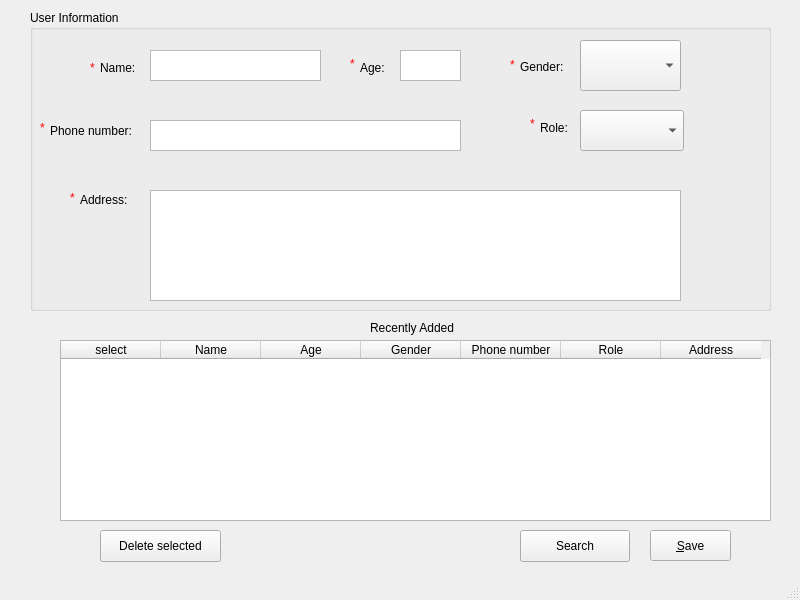
<?xml version="1.0" encoding="UTF-8"?>
<ui version="4.0">
 <class>MainWindow</class>
 <widget class="QMainWindow" name="MainWindow">
  <property name="geometry">
   <rect>
    <x>0</x>
    <y>0</y>
    <width>800</width>
    <height>600</height>
   </rect>
  </property>
  <property name="windowTitle">
   <string>MainWindow</string>
  </property>
  <property name="toolTip">
   <string extracomment="Ctrl + S"/>
  </property>
  <property name="toolTipDuration">
   <number>3</number>
  </property>
  <property name="statusTip">
   <string notr="true"/>
  </property>
  <property name="toolButtonStyle">
   <enum>Qt::ToolButtonTextOnly</enum>
  </property>
  <widget class="QWidget" name="centralwidget">
   <widget class="QPushButton" name="savebox">
    <property name="geometry">
     <rect>
      <x>650</x>
      <y>530</y>
      <width>81</width>
      <height>31</height>
     </rect>
    </property>
    <property name="focusPolicy">
     <enum>Qt::StrongFocus</enum>
    </property>
    <property name="toolTip">
     <string/>
    </property>
    <property name="toolTipDuration">
     <number>-1</number>
    </property>
    <property name="text">
     <string>&amp;Save</string>
    </property>
   </widget>
   <widget class="QPushButton" name="searchbox">
    <property name="geometry">
     <rect>
      <x>520</x>
      <y>530</y>
      <width>110</width>
      <height>32</height>
     </rect>
    </property>
    <property name="focusPolicy">
     <enum>Qt::StrongFocus</enum>
    </property>
    <property name="text">
     <string>Search</string>
    </property>
   </widget>
   <widget class="QLabel" name="label_7">
    <property name="geometry">
     <rect>
      <x>370</x>
      <y>320</y>
      <width>111</width>
      <height>16</height>
     </rect>
    </property>
    <property name="text">
     <string>Recently Added</string>
    </property>
   </widget>
   <widget class="QTableWidget" name="lastfivebox">
    <property name="geometry">
     <rect>
      <x>60</x>
      <y>340</y>
      <width>711</width>
      <height>181</height>
     </rect>
    </property>
    <property name="editTriggers">
     <set>QAbstractItemView::NoEditTriggers</set>
    </property>
    <property name="tabKeyNavigation">
     <bool>false</bool>
    </property>
    <column>
     <property name="text">
      <string>select</string>
     </property>
    </column>
    <column>
     <property name="text">
      <string>Name</string>
     </property>
    </column>
    <column>
     <property name="text">
      <string>Age</string>
     </property>
    </column>
    <column>
     <property name="text">
      <string>Gender</string>
     </property>
    </column>
    <column>
     <property name="text">
      <string>Phone number</string>
     </property>
    </column>
    <column>
     <property name="text">
      <string>Role</string>
     </property>
    </column>
    <column>
     <property name="text">
      <string>Address</string>
     </property>
    </column>
   </widget>
   <widget class="QGroupBox" name="groupBox">
    <property name="geometry">
     <rect>
      <x>30</x>
      <y>10</y>
      <width>741</width>
      <height>301</height>
     </rect>
    </property>
    <property name="font">
     <font>
      <family>Arial</family>
     </font>
    </property>
    <property name="title">
     <string>User Information</string>
    </property>
    <property name="flat">
     <bool>false</bool>
    </property>
    <widget class="QLabel" name="label_4">
     <property name="geometry">
      <rect>
       <x>20</x>
       <y>110</y>
       <width>91</width>
       <height>21</height>
      </rect>
     </property>
     <property name="text">
      <string>Phone number:</string>
     </property>
    </widget>
    <widget class="QTextEdit" name="phonenumberbox">
     <property name="geometry">
      <rect>
       <x>120</x>
       <y>110</y>
       <width>311</width>
       <height>31</height>
      </rect>
     </property>
    </widget>
    <widget class="QLabel" name="label_3">
     <property name="geometry">
      <rect>
       <x>490</x>
       <y>50</y>
       <width>56</width>
       <height>13</height>
      </rect>
     </property>
     <property name="text">
      <string>Gender:</string>
     </property>
    </widget>
    <widget class="QComboBox" name="genderbox">
     <property name="geometry">
      <rect>
       <x>550</x>
       <y>30</y>
       <width>101</width>
       <height>51</height>
      </rect>
     </property>
     <property name="focusPolicy">
      <enum>Qt::StrongFocus</enum>
     </property>
     <property name="autoFillBackground">
      <bool>false</bool>
     </property>
     <property name="frame">
      <bool>true</bool>
     </property>
     <item>
      <property name="text">
       <string/>
      </property>
     </item>
     <item>
      <property name="text">
       <string>Male</string>
      </property>
     </item>
     <item>
      <property name="text">
       <string>Female</string>
      </property>
     </item>
     <item>
      <property name="text">
       <string>Others</string>
      </property>
     </item>
     <item>
      <property name="text">
       <string>Do not have</string>
      </property>
     </item>
    </widget>
    <widget class="QComboBox" name="rolebox">
     <property name="geometry">
      <rect>
       <x>550</x>
       <y>100</y>
       <width>104</width>
       <height>41</height>
      </rect>
     </property>
     <property name="focusPolicy">
      <enum>Qt::StrongFocus</enum>
     </property>
     <item>
      <property name="text">
       <string/>
      </property>
     </item>
     <item>
      <property name="text">
       <string>student</string>
      </property>
     </item>
     <item>
      <property name="text">
       <string>teacher</string>
      </property>
     </item>
     <item>
      <property name="text">
       <string>other staff</string>
      </property>
     </item>
     <item>
      <property name="text">
       <string>visitor</string>
      </property>
     </item>
    </widget>
    <widget class="QLabel" name="label_6">
     <property name="geometry">
      <rect>
       <x>50</x>
       <y>180</y>
       <width>56</width>
       <height>20</height>
      </rect>
     </property>
     <property name="text">
      <string>Address:</string>
     </property>
    </widget>
    <widget class="QLabel" name="label">
     <property name="geometry">
      <rect>
       <x>70</x>
       <y>50</y>
       <width>61</width>
       <height>16</height>
      </rect>
     </property>
     <property name="text">
      <string>Name:</string>
     </property>
    </widget>
    <widget class="QTextEdit" name="namebox">
     <property name="geometry">
      <rect>
       <x>120</x>
       <y>40</y>
       <width>171</width>
       <height>31</height>
      </rect>
     </property>
     <property name="focusPolicy">
      <enum>Qt::StrongFocus</enum>
     </property>
    </widget>
    <widget class="QTextEdit" name="agebox">
     <property name="enabled">
      <bool>true</bool>
     </property>
     <property name="geometry">
      <rect>
       <x>370</x>
       <y>40</y>
       <width>61</width>
       <height>31</height>
      </rect>
     </property>
     <property name="focusPolicy">
      <enum>Qt::StrongFocus</enum>
     </property>
    </widget>
    <widget class="QTextEdit" name="addressbox">
     <property name="geometry">
      <rect>
       <x>120</x>
       <y>180</y>
       <width>531</width>
       <height>111</height>
      </rect>
     </property>
    </widget>
    <widget class="QLabel" name="label_2">
     <property name="geometry">
      <rect>
       <x>330</x>
       <y>50</y>
       <width>31</width>
       <height>16</height>
      </rect>
     </property>
     <property name="text">
      <string>Age:</string>
     </property>
    </widget>
    <widget class="QLabel" name="label_5">
     <property name="geometry">
      <rect>
       <x>510</x>
       <y>110</y>
       <width>41</width>
       <height>16</height>
      </rect>
     </property>
     <property name="text">
      <string>Role:</string>
     </property>
    </widget>
    <widget class="QLabel" name="label_8">
     <property name="geometry">
      <rect>
       <x>60</x>
       <y>50</y>
       <width>21</width>
       <height>16</height>
      </rect>
     </property>
     <property name="font">
      <font>
       <family>Arial</family>
       <weight>50</weight>
       <bold>false</bold>
      </font>
     </property>
     <property name="text">
      <string>&lt;html&gt;&lt;head/&gt;&lt;body&gt;&lt;p&gt;&lt;span style=&quot; color:#fc0107;&quot;&gt;*&lt;/span&gt;&lt;/p&gt;&lt;/body&gt;&lt;/html&gt;</string>
     </property>
    </widget>
    <widget class="QLabel" name="label_9">
     <property name="geometry">
      <rect>
       <x>320</x>
       <y>39</y>
       <width>20</width>
       <height>31</height>
      </rect>
     </property>
     <property name="font">
      <font>
       <family>Arial</family>
       <weight>50</weight>
       <bold>false</bold>
      </font>
     </property>
     <property name="text">
      <string>&lt;html&gt;&lt;head/&gt;&lt;body&gt;&lt;p&gt;&lt;span style=&quot; color:#fc0107;&quot;&gt;*&lt;/span&gt;&lt;/p&gt;&lt;/body&gt;&lt;/html&gt;</string>
     </property>
    </widget>
    <widget class="QLabel" name="label_10">
     <property name="geometry">
      <rect>
       <x>480</x>
       <y>45</y>
       <width>21</width>
       <height>21</height>
      </rect>
     </property>
     <property name="font">
      <font>
       <family>Arial</family>
       <weight>50</weight>
       <bold>false</bold>
      </font>
     </property>
     <property name="text">
      <string>&lt;html&gt;&lt;head/&gt;&lt;body&gt;&lt;p&gt;&lt;span style=&quot; color:#fc0107;&quot;&gt;*&lt;/span&gt;&lt;/p&gt;&lt;/body&gt;&lt;/html&gt;</string>
     </property>
    </widget>
    <widget class="QLabel" name="label_11">
     <property name="geometry">
      <rect>
       <x>10</x>
       <y>110</y>
       <width>21</width>
       <height>16</height>
      </rect>
     </property>
     <property name="font">
      <font>
       <family>Arial</family>
       <weight>50</weight>
       <bold>false</bold>
      </font>
     </property>
     <property name="text">
      <string>&lt;html&gt;&lt;head/&gt;&lt;body&gt;&lt;p&gt;&lt;span style=&quot; color:#fc0107;&quot;&gt;*&lt;/span&gt;&lt;/p&gt;&lt;/body&gt;&lt;/html&gt;</string>
     </property>
    </widget>
    <widget class="QLabel" name="label_12">
     <property name="geometry">
      <rect>
       <x>500</x>
       <y>99</y>
       <width>21</width>
       <height>31</height>
      </rect>
     </property>
     <property name="font">
      <font>
       <family>Arial</family>
       <weight>50</weight>
       <bold>false</bold>
      </font>
     </property>
     <property name="text">
      <string>&lt;html&gt;&lt;head/&gt;&lt;body&gt;&lt;p&gt;&lt;span style=&quot; color:#fc0107;&quot;&gt;*&lt;/span&gt;&lt;/p&gt;&lt;/body&gt;&lt;/html&gt;</string>
     </property>
    </widget>
    <widget class="QLabel" name="label_13">
     <property name="geometry">
      <rect>
       <x>40</x>
       <y>180</y>
       <width>21</width>
       <height>16</height>
      </rect>
     </property>
     <property name="font">
      <font>
       <family>Arial</family>
       <weight>50</weight>
       <bold>false</bold>
      </font>
     </property>
     <property name="text">
      <string>&lt;html&gt;&lt;head/&gt;&lt;body&gt;&lt;p&gt;&lt;span style=&quot; color:#fc0107;&quot;&gt;*&lt;/span&gt;&lt;/p&gt;&lt;/body&gt;&lt;/html&gt;</string>
     </property>
    </widget>
   </widget>
   <widget class="QPushButton" name="deletebox">
    <property name="geometry">
     <rect>
      <x>100</x>
      <y>530</y>
      <width>121</width>
      <height>32</height>
     </rect>
    </property>
    <property name="text">
     <string>Delete selected</string>
    </property>
   </widget>
  </widget>
  <widget class="QMenuBar" name="menubar">
   <property name="geometry">
    <rect>
     <x>0</x>
     <y>0</y>
     <width>800</width>
     <height>22</height>
    </rect>
   </property>
  </widget>
  <widget class="QStatusBar" name="statusbar"/>
 </widget>
 <resources/>
 <connections/>
</ui>
